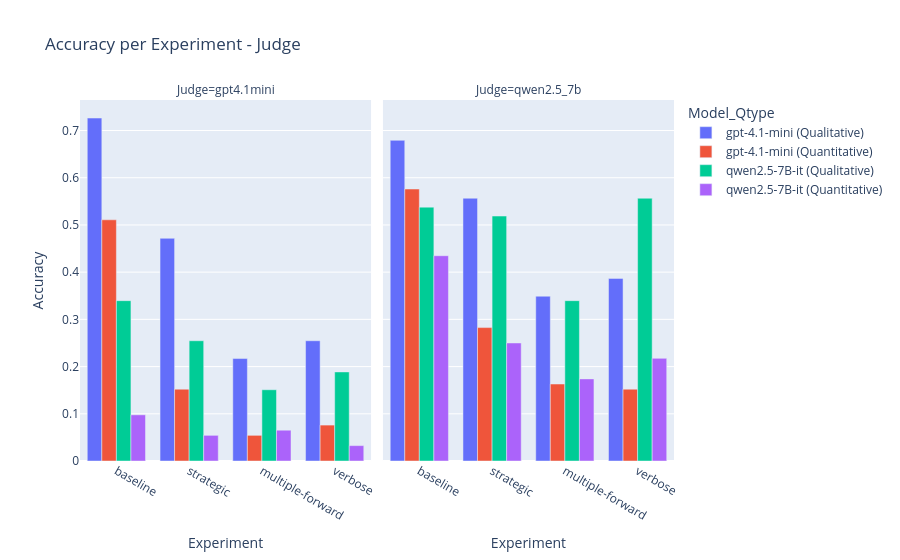

Notebook code cell kept with this figure:
### Code cell
df = pd.DataFrame(res_j, columns=["Judge", "Testee","Experiment", "Q-Type", "DataPoints", "Accuracy"])
df["Model_Qtype"] = df["Testee"] + " (" + df["Q-Type"] + ")"

fig = px.bar(
    df,
    x="Experiment",
    y="Accuracy",
    color="Model_Qtype",   # distinct color for each Model + Q-Type
    barmode="group",
    facet_col="Judge",
    text="Accuracy",
    title="Accuracy per Experiment - Judge"
)

fig.update_traces(texttemplate='%{text:.2f}', textposition='outside')
fig.update_layout(uniformtext_minsize=8, uniformtext_mode='hide')
fig.show()

### Figure 1 — Plotly figure (JSON) as saved in the notebook; plotly's stock layout.template omitted (floating-point values rounded to 4 significant figures)
{"data": [{"alignmentgroup": "True", "hovertemplate": "Model_Qtype=gpt-4.1-mini (Qualitative)<br>Judge=gpt4.1mini<br>Experiment=%{x}<br>Accuracy=%{text}<extra></extra>", "legendgroup": "gpt-4.1-mini (Qualitative)", "marker": {"color": "#636efa", "pattern": {"shape": ""}}, "name": "gpt-4.1-mini (Qualitative)", "offsetgroup": "gpt-4.1-mini (Qualitative)", "orientation": "v", "showlegend": true, "text": [0.7264, 0.4717, 0.217, 0.2547], "textposition": "outside", "texttemplate": "%{text:.2f}", "type": "bar", "x": ["baseline", "strategic", "multiple-forward", "verbose"], "xaxis": "x", "y": [0.7264, 0.4717, 0.217, 0.2547], "yaxis": "y"}, {"alignmentgroup": "True", "hovertemplate": "Model_Qtype=gpt-4.1-mini (Qualitative)<br>Judge=qwen2.5_7b<br>Experiment=%{x}<br>Accuracy=%{text}<extra></extra>", "legendgroup": "gpt-4.1-mini (Qualitative)", "marker": {"color": "#636efa", "pattern": {"shape": ""}}, "name": "gpt-4.1-mini (Qualitative)", "offsetgroup": "gpt-4.1-mini (Qualitative)", "orientation": "v", "showlegend": false, "text": [0.6792, 0.5566, 0.3491, 0.3868], "textposition": "outside", "texttemplate": "%{text:.2f}", "type": "bar", "x": ["baseline", "strategic", "multiple-forward", "verbose"], "xaxis": "x2", "y": [0.6792, 0.5566, 0.3491, 0.3868], "yaxis": "y2"}, {"alignmentgroup": "True", "hovertemplate": "Model_Qtype=gpt-4.1-mini (Quantitative)<br>Judge=gpt4.1mini<br>Experiment=%{x}<br>Accuracy=%{text}<extra></extra>", "legendgroup": "gpt-4.1-mini (Quantitative)", "marker": {"color": "#EF553B", "pattern": {"shape": ""}}, "name": "gpt-4.1-mini (Quantitative)", "offsetgroup": "gpt-4.1-mini (Quantitative)", "orientation": "v", "showlegend": true, "text": [0.5109, 0.1522, 0.05435, 0.07609], "textposition": "outside", "texttemplate": "%{text:.2f}", "type": "bar", "x": ["baseline", "strategic", "multiple-forward", "verbose"], "xaxis": "x", "y": [0.5109, 0.1522, 0.05435, 0.07609], "yaxis": "y"}, {"alignmentgroup": "True", "hovertemplate": "Model_Qtype=gpt-4.1-mini (Quantitative)<br>Judge=qwen2.5_7b<br>Experiment=%{x}<br>Accuracy=%{text}<extra></extra>", "legendgroup": "gpt-4.1-mini (Quantitative)", "marker": {"color": "#EF553B", "pattern": {"shape": ""}}, "name": "gpt-4.1-mini (Quantitative)", "offsetgroup": "gpt-4.1-mini (Quantitative)", "orientation": "v", "showlegend": false, "text": [0.5761, 0.2826, 0.163, 0.1522], "textposition": "outside", "texttemplate": "%{text:.2f}", "type": "bar", "x": ["baseline", "strategic", "multiple-forward", "verbose"], "xaxis": "x2", "y": [0.5761, 0.2826, 0.163, 0.1522], "yaxis": "y2"}, {"alignmentgroup": "True", "hovertemplate": "Model_Qtype=qwen2.5-7B-it (Qualitative)<br>Judge=gpt4.1mini<br>Experiment=%{x}<br>Accuracy=%{text}<extra></extra>", "legendgroup": "qwen2.5-7B-it (Qualitative)", "marker": {"color": "#00cc96", "pattern": {"shape": ""}}, "name": "qwen2.5-7B-it (Qualitative)", "offsetgroup": "qwen2.5-7B-it (Qualitative)", "orientation": "v", "showlegend": true, "text": [0.3396, 0.2547, 0.1509, 0.1887], "textposition": "outside", "texttemplate": "%{text:.2f}", "type": "bar", "x": ["baseline", "strategic", "multiple-forward", "verbose"], "xaxis": "x", "y": [0.3396, 0.2547, 0.1509, 0.1887], "yaxis": "y"}, {"alignmentgroup": "True", "hovertemplate": "Model_Qtype=qwen2.5-7B-it (Qualitative)<br>Judge=qwen2.5_7b<br>Experiment=%{x}<br>Accuracy=%{text}<extra></extra>", "legendgroup": "qwen2.5-7B-it (Qualitative)", "marker": {"color": "#00cc96", "pattern": {"shape": ""}}, "name": "qwen2.5-7B-it (Qualitative)", "offsetgroup": "qwen2.5-7B-it (Qualitative)", "orientation": "v", "showlegend": false, "text": [0.5377, 0.5189, 0.3396, 0.5566], "textposition": "outside", "texttemplate": "%{text:.2f}", "type": "bar", "x": ["baseline", "strategic", "multiple-forward", "verbose"], "xaxis": "x2", "y": [0.5377, 0.5189, 0.3396, 0.5566], "yaxis": "y2"}, {"alignmentgroup": "True", "hovertemplate": "Model_Qtype=qwen2.5-7B-it (Quantitative)<br>Judge=gpt4.1mini<br>Experiment=%{x}<br>Accuracy=%{text}<extra></extra>", "legendgroup": "qwen2.5-7B-it (Quantitative)", "marker": {"color": "#ab63fa", "pattern": {"shape": ""}}, "name": "qwen2.5-7B-it (Quantitative)", "offsetgroup": "qwen2.5-7B-it (Quantitative)", "orientation": "v", "showlegend": true, "text": [0.09783, 0.05435, 0.06522, 0.03261], "textposition": "outside", "texttemplate": "%{text:.2f}", "type": "bar", "x": ["baseline", "strategic", "multiple-forward", "verbose"], "xaxis": "x", "y": [0.09783, 0.05435, 0.06522, 0.03261], "yaxis": "y"}, {"alignmentgroup": "True", "hovertemplate": "Model_Qtype=qwen2.5-7B-it (Quantitative)<br>Judge=qwen2.5_7b<br>Experiment=%{x}<br>Accuracy=%{text}<extra></extra>", "legendgroup": "qwen2.5-7B-it (Quantitative)", "marker": {"color": "#ab63fa", "pattern": {"shape": ""}}, "name": "qwen2.5-7B-it (Quantitative)", "offsetgroup": "qwen2.5-7B-it (Quantitative)", "orientation": "v", "showlegend": false, "text": [0.4348, 0.25, 0.1739, 0.2174], "textposition": "outside", "texttemplate": "%{text:.2f}", "type": "bar", "x": ["baseline", "strategic", "multiple-forward", "verbose"], "xaxis": "x2", "y": [0.4348, 0.25, 0.1739, 0.2174], "yaxis": "y2"}], "layout": {"annotations": [{"font": {}, "showarrow": false, "text": "Judge=gpt4.1mini", "x": 0.245, "xanchor": "center", "xref": "paper", "y": 1, "yanchor": "bottom", "yref": "paper"}, {"font": {}, "showarrow": false, "text": "Judge=qwen2.5_7b", "x": 0.755, "xanchor": "center", "xref": "paper", "y": 1, "yanchor": "bottom", "yref": "paper"}], "barmode": "group", "legend": {"title": {"text": "Model_Qtype"}, "tracegroupgap": 0}, "title": {"text": "Accuracy per Experiment - Judge"}, "uniformtext": {"minsize": 8, "mode": "hide"}, "xaxis": {"anchor": "y", "domain": [0, 0.49], "title": {"text": "Experiment"}}, "xaxis2": {"anchor": "y2", "domain": [0.51, 1], "matches": "x", "title": {"text": "Experiment"}}, "yaxis": {"anchor": "x", "domain": [0, 1], "title": {"text": "Accuracy"}}, "yaxis2": {"anchor": "x2", "domain": [0, 1], "matches": "y", "showticklabels": false}}}
